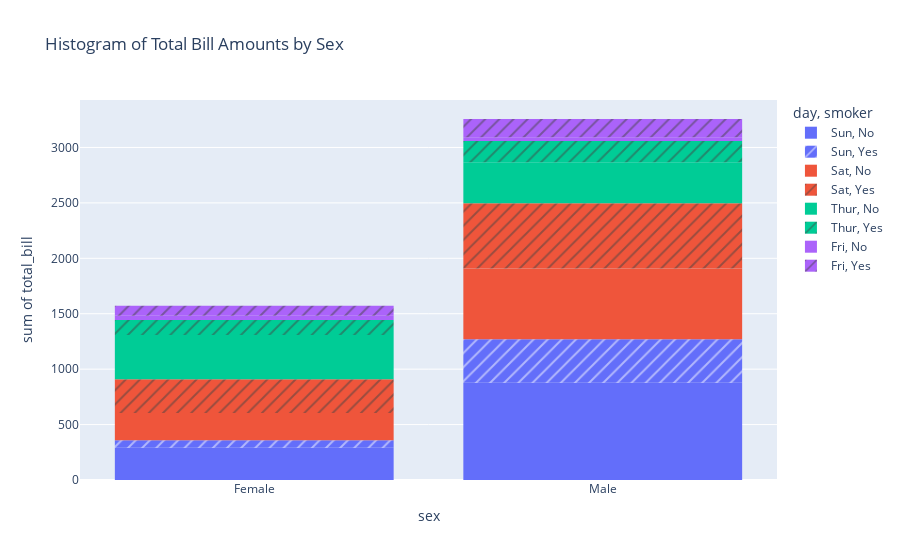

The notebook cell this image was saved under:
### Markdown cell above
Q3. Using the tips dataset in the Plotly library, Plot a histogram for x= "sex" and y="total_bill" column in
the tips dataset. Also, use the "smoker" column with the pattern_shape parameter and the "day"
column with the color parameter.

### Code cell
histogram = px.histogram(
    tips_data,
    x='sex',
    y='total_bill',
    color='day',
    pattern_shape='smoker',
    title='Histogram of Total Bill Amounts by Sex',
)

histogram.show()

### Figure 1 — Plotly figure (JSON) as saved in the notebook; plotly's stock layout.template omitted (floating-point values rounded to 4 significant figures)
{"data": [{"alignmentgroup": "True", "bingroup": "x", "histfunc": "sum", "hovertemplate": "day=Sun<br>smoker=No<br>sex=%{x}<br>sum of total_bill=%{y}<extra></extra>", "legendgroup": "Sun, No", "marker": {"color": "#636efa", "pattern": {"shape": ""}}, "name": "Sun, No", "offsetgroup": "Sun, No", "orientation": "v", "showlegend": true, "type": "histogram", "x": ["Female", "Male", "Male", "Male", "Female", "Male", "Male", "Male", "Male", "Male", "Male", "Female", "Male", "Male", "Female", "Male", "Female", "Male", "Female", "Male", "Male", "Male", "Male", "Male", "Male", "Male", "Male", "Male", "Male", "Female", "Female", "Male", "Male", "Male", "Male", "Male", "Female", "Female", "Male", "Male", "Male", "Male", "Male", "Male", "Female", "Male", "Female", "Female", "Male", "Male", "Male", "Female", "Male", "Male", "Male", "Male", "Male"], "xaxis": "x", "y": [16.99, 10.34, 21.01, 23.68, 24.59, 25.29, 8.77, 26.88, 15.04, 14.78, 10.27, 35.26, 15.42, 18.43, 14.83, 21.58, 10.33, 16.29, 16.97, 17.46, 13.94, 9.68, 30.4, 18.29, 22.23, 32.4, 28.55, 18.04, 12.54, 10.29, 34.81, 9.94, 25.56, 19.49, 38.07, 23.95, 25.71, 17.31, 29.93, 14.07, 13.13, 17.26, 24.55, 19.77, 29.85, 48.17, 25, 13.39, 16.49, 21.5, 12.66, 16.21, 13.81, 24.52, 20.76, 31.71, 20.69], "yaxis": "y"}, {"alignmentgroup": "True", "bingroup": "x", "histfunc": "sum", "hovertemplate": "day=Sun<br>smoker=Yes<br>sex=%{x}<br>sum of total_bill=%{y}<extra></extra>", "legendgroup": "Sun, Yes", "marker": {"color": "#636efa", "pattern": {"shape": "/"}}, "name": "Sun, Yes", "offsetgroup": "Sun, Yes", "orientation": "v", "showlegend": true, "type": "histogram", "x": ["Female", "Male", "Male", "Male", "Male", "Male", "Male", "Female", "Male", "Male", "Male", "Male", "Male", "Male", "Female", "Male", "Female", "Male", "Male"], "xaxis": "x", "y": [17.51, 7.25, 31.85, 16.82, 32.9, 17.89, 14.48, 9.6, 34.63, 34.65, 23.33, 45.35, 23.17, 40.55, 20.9, 30.46, 18.15, 23.1, 15.69], "yaxis": "y"}, {"alignmentgroup": "True", "bingroup": "x", "histfunc": "sum", "hovertemplate": "day=Sat<br>smoker=No<br>sex=%{x}<br>sum of total_bill=%{y}<extra></extra>", "legendgroup": "Sat, No", "marker": {"color": "#EF553B", "pattern": {"shape": ""}}, "name": "Sat, No", "offsetgroup": "Sat, No", "orientation": "v", "showlegend": true, "type": "histogram", "x": ["Male", "Male", "Female", "Female", "Male", "Male", "Male", "Male", "Male", "Male", "Female", "Male", "Male", "Female", "Female", "Male", "Male", "Male", "Female", "Male", "Male", "Male", "Female", "Male", "Male", "Male", "Female", "Male", "Male", "Female", "Female", "Male", "Female", "Male", "Male", "Female", "Male", "Male", "Male", "Male", "Male", "Male", "Female", "Male", "Male"], "xaxis": "x", "y": [20.65, 17.92, 20.29, 15.77, 39.42, 19.82, 17.81, 13.37, 12.69, 21.7, 19.65, 9.55, 18.35, 15.06, 20.69, 17.78, 24.06, 16.31, 16.93, 18.69, 31.27, 16.04, 26.41, 48.27, 17.59, 20.08, 16.45, 20.23, 12.02, 17.07, 14.73, 10.51, 20.92, 18.24, 14, 7.25, 48.33, 20.45, 13.28, 11.61, 10.77, 10.07, 35.83, 29.03, 17.82], "yaxis": "y"}, {"alignmentgroup": "True", "bingroup": "x", "histfunc": "sum", "hovertemplate": "day=Sat<br>smoker=Yes<br>sex=%{x}<br>sum of total_bill=%{y}<extra></extra>", "legendgroup": "Sat, Yes", "marker": {"color": "#EF553B", "pattern": {"shape": "/"}}, "name": "Sat, Yes", "offsetgroup": "Sat, Yes", "orientation": "v", "showlegend": true, "type": "histogram", "x": ["Male", "Male", "Male", "Male", "Male", "Male", "Female", "Male", "Female", "Female", "Male", "Female", "Female", "Male", "Male", "Male", "Female", "Female", "Female", "Male", "Male", "Male", "Male", "Male", "Female", "Male", "Male", "Female", "Female", "Female", "Male", "Male", "Male", "Female", "Female", "Male", "Male", "Male", "Male", "Male", "Female", "Male"], "xaxis": "x", "y": [38.01, 11.24, 20.29, 13.81, 11.02, 18.29, 3.07, 15.01, 26.86, 25.28, 17.92, 44.3, 22.42, 15.36, 20.49, 25.21, 14.31, 10.59, 10.63, 50.81, 15.81, 26.59, 38.73, 24.27, 12.76, 30.06, 25.89, 13.27, 28.17, 12.9, 28.15, 11.59, 7.74, 30.14, 22.12, 24.01, 15.69, 15.53, 12.6, 32.83, 27.18, 22.67], "yaxis": "y"}, {"alignmentgroup": "True", "bingroup": "x", "histfunc": "sum", "hovertemplate": "day=Thur<br>smoker=No<br>sex=%{x}<br>sum of total_bill=%{y}<extra></extra>", "legendgroup": "Thur, No", "marker": {"color": "#00cc96", "pattern": {"shape": ""}}, "name": "Thur, No", "offsetgroup": "Thur, No", "orientation": "v", "showlegend": true, "type": "histogram", "x": ["Male", "Male", "Male", "Male", "Female", "Male", "Female", "Male", "Male", "Male", "Male", "Female", "Female", "Female", "Male", "Female", "Male", "Male", "Female", "Female", "Male", "Female", "Female", "Male", "Male", "Female", "Female", "Female", "Female", "Female", "Female", "Female", "Female", "Female", "Male", "Male", "Female", "Female", "Female", "Female", "Female", "Male", "Male", "Male", "Female"], "xaxis": "x", "y": [27.2, 22.76, 17.29, 16.66, 10.07, 15.98, 34.83, 13.03, 18.28, 24.71, 21.16, 10.65, 12.43, 24.08, 11.69, 13.42, 14.26, 15.95, 12.48, 29.8, 8.52, 14.52, 11.38, 22.82, 19.08, 20.27, 11.17, 12.26, 18.26, 8.51, 10.33, 14.15, 13.16, 17.47, 34.3, 41.19, 27.05, 16.43, 8.35, 18.64, 11.87, 9.78, 7.51, 7.56, 18.78], "yaxis": "y"}, {"alignmentgroup": "True", "bingroup": "x", "histfunc": "sum", "hovertemplate": "day=Thur<br>smoker=Yes<br>sex=%{x}<br>sum of total_bill=%{y}<extra></extra>", "legendgroup": "Thur, Yes", "marker": {"color": "#00cc96", "pattern": {"shape": "/"}}, "name": "Thur, Yes", "offsetgroup": "Thur, Yes", "orientation": "v", "showlegend": true, "type": "histogram", "x": ["Male", "Male", "Male", "Female", "Male", "Male", "Male", "Male", "Female", "Female", "Male", "Male", "Female", "Female", "Female", "Male", "Female"], "xaxis": "x", "y": [19.44, 32.68, 16, 19.81, 28.44, 15.48, 16.58, 10.34, 43.11, 13, 13.51, 18.71, 12.74, 13, 16.4, 20.53, 16.47], "yaxis": "y"}, {"alignmentgroup": "True", "bingroup": "x", "histfunc": "sum", "hovertemplate": "day=Fri<br>smoker=No<br>sex=%{x}<br>sum of total_bill=%{y}<extra></extra>", "legendgroup": "Fri, No", "marker": {"color": "#ab63fa", "pattern": {"shape": ""}}, "name": "Fri, No", "offsetgroup": "Fri, No", "orientation": "v", "showlegend": true, "type": "histogram", "x": ["Male", "Female", "Male", "Female"], "xaxis": "x", "y": [22.49, 22.75, 12.46, 15.98], "yaxis": "y"}, {"alignmentgroup": "True", "bingroup": "x", "histfunc": "sum", "hovertemplate": "day=Fri<br>smoker=Yes<br>sex=%{x}<br>sum of total_bill=%{y}<extra></extra>", "legendgroup": "Fri, Yes", "marker": {"color": "#ab63fa", "pattern": {"shape": "/"}}, "name": "Fri, Yes", "offsetgroup": "Fri, Yes", "orientation": "v", "showlegend": true, "type": "histogram", "x": ["Male", "Female", "Female", "Male", "Male", "Male", "Male", "Female", "Female", "Male", "Female", "Male", "Male", "Female", "Female"], "xaxis": "x", "y": [28.97, 5.75, 16.32, 40.17, 27.28, 12.03, 21.01, 11.35, 15.38, 12.16, 13.42, 8.58, 13.42, 16.27, 10.09], "yaxis": "y"}], "layout": {"autosize": true, "barmode": "relative", "legend": {"title": {"text": "day, smoker"}, "tracegroupgap": 0}, "title": {"text": "Histogram of Total Bill Amounts by Sex"}, "xaxis": {"anchor": "y", "autorange": true, "domain": [0, 1], "range": [-0.5, 1.5], "title": {"text": "sex"}, "type": "category"}, "yaxis": {"anchor": "x", "autorange": true, "domain": [0, 1], "range": [0, 3428.0], "title": {"text": "sum of total_bill"}, "type": "linear"}}}
